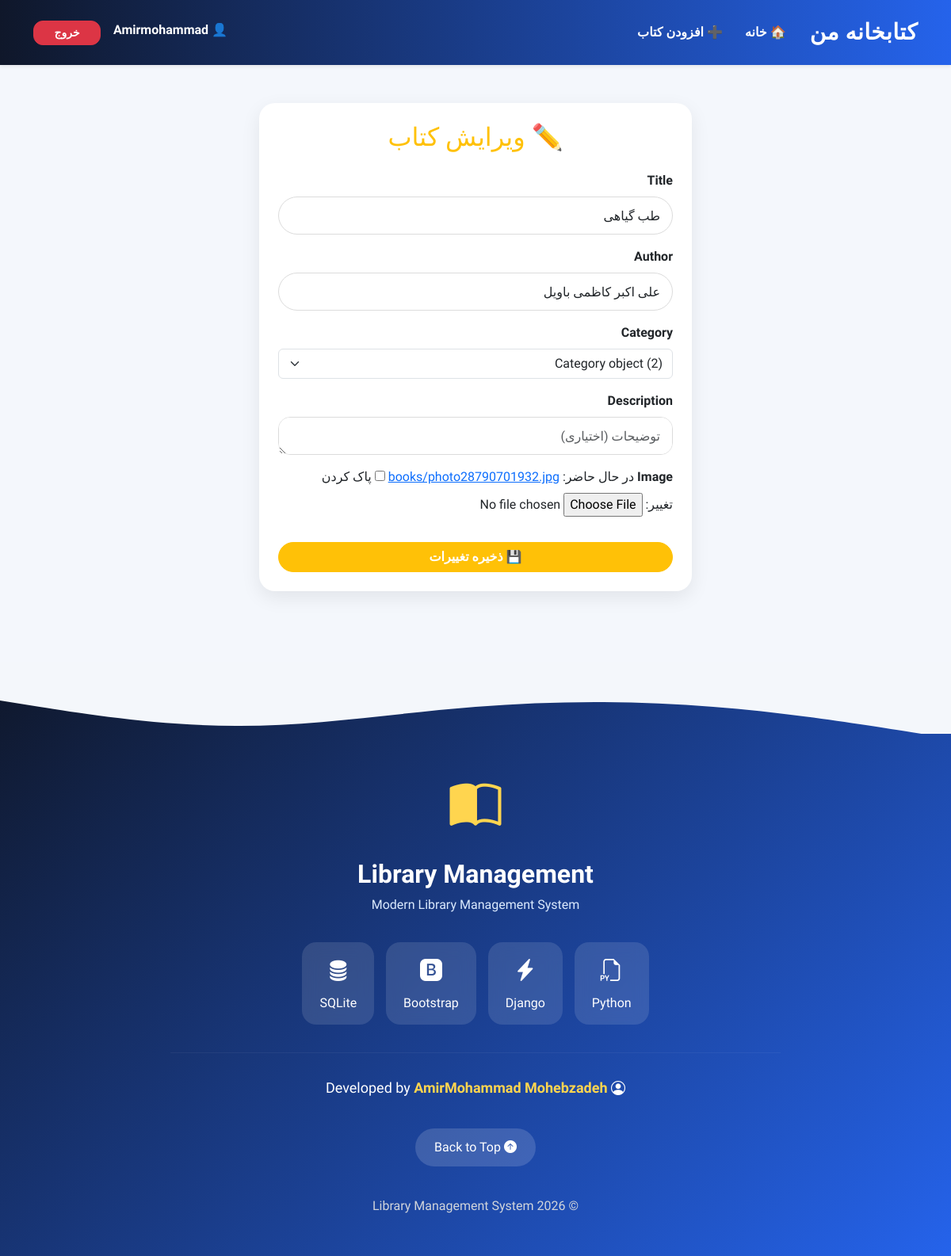
The app's page /edit/19/ (signed in) with its own data.
### library/models.py (models this page shows, shortened)
class Book(models.Model):
    title = models.CharField(max_length=200)
    author = models.CharField(max_length=100)
    description = models.TextField(blank=True)
    image = models.ImageField(
        upload_to='books/',
        blank=True,
        null=True
    )
    created_at = models.DateTimeField(auto_now_add=True)
    category = models.ForeignKey(
        Category,
        on_delete=models.CASCADE,
        null=True,
        blank=True
    )

### library/views.py (the view)
# urls.py: ,path("edit/<int:book_id>/", views.edit_book, name="edit_book")
@role_required("librarian", "admin")
def edit_book(request, book_id):
    book = get_object_or_404(Book, id=book_id)
    if request.method == "POST":
        form = BookForm(request.POST, request.FILES,  instance=book)
        if form.is_valid():
            form.save()
            return redirect('home')
    else:
        form = BookForm(instance=book)
    return render(request, 'edit_book.html', {
        'form': form
    })

### library/forms.py
class BookForm(forms.ModelForm):
    class Meta:
        model = Book
        fields = ['title', 'author','category', 'description', 'image']
        widgets = {
            'title': forms.TextInput(attrs={
                'class': 'form-control',
                'placeholder': 'نام کتاب'
            }),
            'author': forms.TextInput(attrs={
                'class': 'form-control',
                'placeholder': 'نام نویسنده'
            }),
            'category': forms.Select(attrs={
            'class': 'form-select',
            }),
            'description': forms.Textarea(attrs={
                'class': 'form-control',
                'rows': 4,
                'placeholder': 'توضیحات (اختیاری)'
            }),
        }

### library/views.py (called while the page is built, shortened)
def role_required(*roles):
    def decorator(view_func):
        @wraps(view_func)
        def wrapper(request, *args, **kwargs):
            if not request.user.is_authenticated:
                return HttpResponseForbidden("ابتدا وارد حساب کاربری شوید.")
            if request.user.is_superuser:
                return view_func(request, *args, **kwargs)
        return wrapper
    return decorator

### library/templates/edit_book.html (shortened to what this page needs)
{% extends 'base.html' %}
{% block content %}
<div class="row justify-content-center">
<div class="col-md-6">
<div class="card p-4">
<h2 class="text-center text-warning mb-4">
✏️ ویرایش کتاب
</h2>
<form method="POST" enctype="multipart/form-data">
{% for field in form %}
<div class="mb-3">
<label class="form-label fw-bold">
{{ field.label }}
</label>
{{ field }}
</div>
{% endfor %}
<button class="btn btn-warning w-100 mt-3">
💾 ذخیره تغییرات
</button>
</form>
</div>
</div>
</div>
{% endblock %}

### library/templates/base.html (shortened to what this page needs)
{% load static %}
<!DOCTYPE html>
<html lang="fa" dir="rtl">
<head>
    <link rel="stylesheet"
href="https://cdn.jsdelivr.net/npm/bootstrap-icons@1.11.3/font/bootstrap-icons.min.css">
     {% load static %}
    <link href="https://cdn.jsdelivr.net/npm/bootstrap@5.3.3/dist/css/bootstrap.rtl.min.css" rel="stylesheet">
    <link rel="stylesheet" href="{% static 'css/style.css' %}">
</head>
<body>
<nav class="navbar navbar-expand-lg navbar-dark bg-primary shadow-sm">
    <div class="container">
        <a class="navbar-brand fw-bold" href="{% url 'home' %}">
     کتابخانه من
   </a>
        <div class="collapse navbar-collapse" id="navbarNav">
    <ul class="navbar-nav">
        <li class="nav-item">
            <a class="nav-link" href="{% url 'home' %}">
                🏠 خانه
            </a>
        </li>
        <li class="nav-item">
            <a class="nav-link" href="{% url 'add_book' %}">
                ➕ افزودن کتاب
            </a>
        </li>
    </ul>
    <ul class="navbar-nav ms-auto">
        {% if user.is_authenticated %}
        <li class="nav-item">
            <span class="navbar-text me-2">
                👤 {{ user.username }}
            </span>
        </li>
        <li class="nav-item">
            <form method="post" action="{% url 'logout' %}">
                <button class="btn btn-danger btn-sm">
                    خروج
                </button>
            </form>
        </li>
        {% else %}
        <li class="nav-item">
            <a href="{% url 'login' %}" class="btn btn-primary btn-sm">
                ورود
            </a>
        </li>
        {% endif %}
    </ul>
</div>
    </div>
</nav>
<div class="container mt-5">
    {% block content %}
    {% endblock %}
</div>
 <footer class="footer">
    <div class="footer-wave">
        <svg viewBox="0 0 1440 120" preserveAspectRatio="none">
            <path fill="#f4f7fb"
                d="M0,64L60,74.7C120,85,240,107,360,106.7C480,107,600,85,720,74.7C840,64,960,64,1080,74.7C1200,85,1320,107,1380,117.3L1440,128L1440,0L0,0Z">
            </path>
        </svg>
    </div>
    <div class="container">
        <div class="footer-logo">
            <i class="bi bi-book-half"></i>
            <h2>Library Management</h2>
            <p>Modern Library Management System</p>
        </div>
        <div class="footer-tech">
            <div class="tech-card">
                <i class="bi bi-filetype-py"></i>
                <span>Python</span>
            </div>
            <div class="tech-card">
                <i class="bi bi-lightning-charge-fill"></i>
                <span>Django</span>
            </div>
            <div class="tech-card">
                <i class="bi bi-bootstrap-fill"></i>
                <span>Bootstrap</span>
            </div>
            <div class="tech-card">
                <i class="bi bi-database-fill"></i>
                <span>SQLite</span>
            </div>
        </div>
        <hr>
        <div class="developer">
            <i class="bi bi-person-circle"></i>
            Developed by
            <strong>AmirMohammad Mohebzadeh</strong>
        </div>
        <div class="footer-links">
    <a href="#">
        <i class="bi bi-arrow-up-circle-fill"></i>
        Back to Top
    </a>
</div>
        <p class="copyright">
            © 2026 Library Management System
        </p>
    </div>
</footer>
</body>
</html>

### static/css/style.css (style rules this page uses)
body { background:#f4f7fb; font-family:'Vazirmatn', sans-serif; }
.navbar { background:linear-gradient(90deg,#0f172a,#2563eb); padding:15px 0; box-shadow:0 10px 25px rgba(0,0,0,.15); }
.navbar-brand { color:white!important; font-size:28px; font-weight:bold; }
.card { border:none; border-radius:15px; box-shadow:0 10px 25px rgba(0,0,0,.1); transition:.3s; }
.btn-warning { color:white; }
.btn { border-radius:10px; }
body { background:#f4f7fc; }
.card { border:none; border-radius:20px; overflow:hidden; transition:0.3s; box-shadow:0 8px 25px rgba(0,0,0,0.08); }
.btn { border-radius:30px; font-weight:bold; }
input.form-control { border-radius:30px; }
.nav-link { color:#fff !important; font-weight:600; transition:0.3s; }
.navbar .btn { margin-right:8px; border-radius:12px; }
.navbar-text { color:white !important; font-weight:600; }
.navbar { position: sticky; top: 0; z-index: 1000; }
.navbar-brand { letter-spacing: .5px; }
.nav-link { border-radius:10px; padding:8px 14px !important; }
.navbar .btn { min-width:85px; }
.card { overflow:hidden; }
.form-control { border-radius:15px; padding:12px 15px; border:1px solid #dcdcdc; transition:.3s; }
.form-label { font-weight:600; margin-bottom:8px; }
.card { animation:fade .5s ease; }
.form-control { width:100%; height:48px; }
.footer { position:relative; margin-top:90px; background:linear-gradient(135deg,#0f172a,#2563eb); color:#fff; overflow:hidden; text-align:center; }
.footer-wave svg { display:block; width:100%; height:90px; }
.footer .container { padding:45px 20px 35px; }
.footer-logo i { font-size:65px; color:#ffd54f; animation:float 3s ease-in-out infinite; }
.footer-logo h2 { margin-top:15px; font-weight:700; }
.footer-logo p { color:#dbeafe; }
.footer-tech { display:flex; justify-content:center; flex-wrap:wrap; gap:15px; margin:35px 0; }
.tech-card { background:rgba(255,255,255,.12); backdrop-filter:blur(10px); padding:15px 22px; border-radius:18px; transition:.35s; }
.tech-card i { display:block; font-size:28px; margin-bottom:8px; }
.footer hr { width:70%; margin:30px auto; border-color:rgba(255,255,255,.2); }
.developer { font-size:18px; }
.developer strong { color:#ffd54f; }
.footer-links { margin:30px 0; }
.footer-links a { display:inline-block; margin:8px; padding:12px 24px; border-radius:40px; text-decoration:none; color:white; background:rgba(255,255,255,.15); transition:.3s; }
.copyright { color:#d1d5db; }

### records on screen
Book: form "طب گیاهی" "علی اکبر کاظمی باویل" "Category object (2)"

### other values on screen
{{ user.username }} "Amirmohammad"
{{ field.label }} "Title" "Author" "Category" "Description" "Image"
